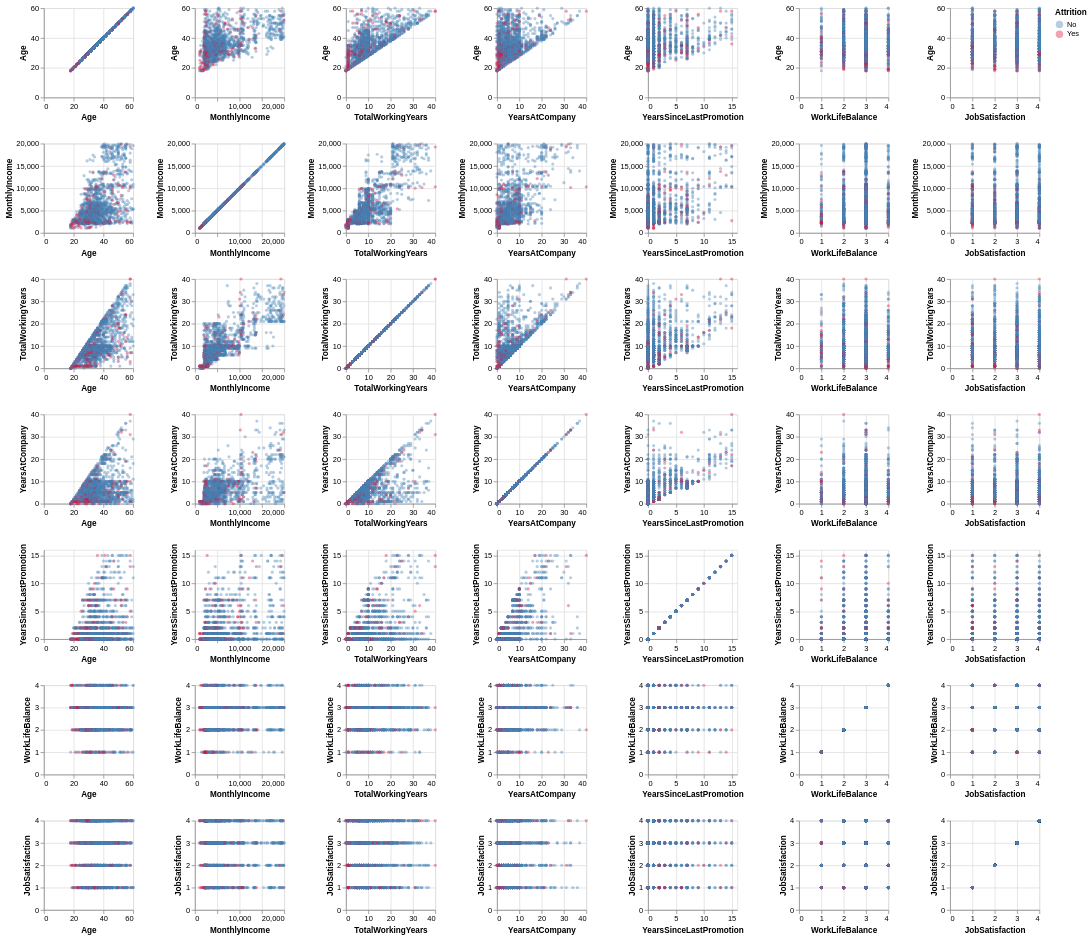

Source (notebook cell):
### Code cell
# Altair pairplot
num_vars = [
    'Age',
    'MonthlyIncome',
    'TotalWorkingYears',
    'YearsAtCompany',
    'YearsSinceLastPromotion',
    'WorkLifeBalance',
    'JobSatisfaction'
]

color_scale = alt.Scale(
    domain=['No', 'Yes'],
    range=['steelblue', 'crimson']
)

pairplot = (
    alt.Chart(df)
    .mark_circle(opacity=0.4, size=18)
    .encode(
        x=alt.X(alt.repeat('column'), type='quantitative'),
        y=alt.Y(alt.repeat('row'),    type='quantitative'),
        color=alt.Color('Attrition:N', scale=color_scale,
                        legend=alt.Legend(title='Attrition')),
        tooltip=['Age', 'MonthlyIncome', 'Attrition']
    )
    .properties(width=120, height=120)
    .repeat(
        row=num_vars,
        column=num_vars
    )
)

pairplot
